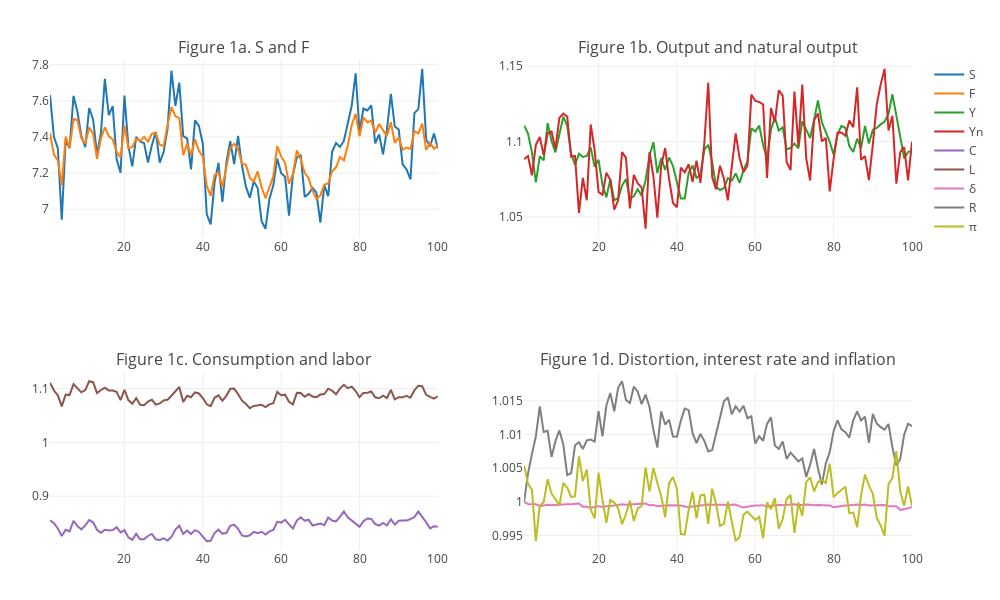

Notebook code cell kept with this figure:
### Code cell
if "table" in ARGS
    build_paper_table()
else
    results = main()
    results[1]  # show plot
end
